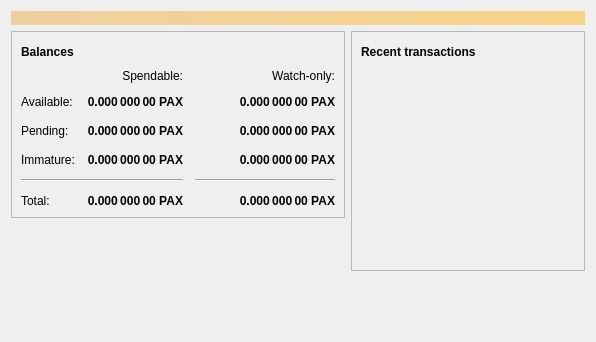
<?xml version="1.0" encoding="UTF-8"?>
<ui version="4.0">
 <class>OverviewPage</class>
 <widget class="QWidget" name="OverviewPage">
  <property name="geometry">
   <rect>
    <x>0</x>
    <y>0</y>
    <width>596</width>
    <height>342</height>
   </rect>
  </property>
  <property name="windowTitle">
   <string>Form</string>
  </property>
  <layout class="QVBoxLayout" name="topLayout">
   <item>
    <widget class="QLabel" name="labelAlerts">
     <property name="visible">
      <bool>false</bool>
     </property>
     <property name="styleSheet">
      <string notr="true">QLabel { background-color: qlineargradient(x1: 0, y1: 0, x2: 1, y2: 0, stop:0 #F0D0A0, stop:1 #F8D488); color:#000000; }</string>
     </property>
     <property name="wordWrap">
      <bool>true</bool>
     </property>
     <property name="margin">
      <number>3</number>
     </property>
     <property name="textInteractionFlags">
      <set>Qt::TextSelectableByMouse</set>
     </property>
    </widget>
   </item>
   <item>
    <layout class="QHBoxLayout" name="horizontalLayout" stretch="1,1">
     <item>
      <layout class="QVBoxLayout" name="verticalLayout_2">
       <item>
        <widget class="QFrame" name="frame">
         <property name="frameShape">
          <enum>QFrame::StyledPanel</enum>
         </property>
         <property name="frameShadow">
          <enum>QFrame::Raised</enum>
         </property>
         <layout class="QVBoxLayout" name="verticalLayout_4">
          <item>
           <layout class="QHBoxLayout" name="horizontalLayout_4">
            <item>
             <widget class="QLabel" name="label_5">
              <property name="font">
               <font>
                <weight>75</weight>
                <bold>true</bold>
               </font>
              </property>
              <property name="text">
               <string>Balances</string>
              </property>
             </widget>
            </item>
            <item>
             <widget class="QPushButton" name="labelWalletStatus">
              <property name="enabled">
               <bool>true</bool>
              </property>
              <property name="maximumSize">
               <size>
                <width>30</width>
                <height>16777215</height>
               </size>
              </property>
              <property name="toolTip">
               <string>The displayed information may be out of date. Your wallet automatically synchronizes with the Paxcoin network after a connection is established, but this process has not completed yet.</string>
              </property>
              <property name="text">
               <string/>
              </property>
              <property name="icon">
               <iconset resource="../bitcoin.qrc">
                <normaloff>:/icons/warning</normaloff>
                <disabledoff>:/icons/warning</disabledoff>:/icons/warning</iconset>
              </property>
              <property name="iconSize">
               <size>
                <width>24</width>
                <height>24</height>
               </size>
              </property>
              <property name="flat">
               <bool>true</bool>
              </property>
             </widget>
            </item>
            <item>
             <spacer name="horizontalSpacer_3">
              <property name="orientation">
               <enum>Qt::Horizontal</enum>
              </property>
              <property name="sizeHint" stdset="0">
               <size>
                <width>40</width>
                <height>20</height>
               </size>
              </property>
             </spacer>
            </item>
           </layout>
          </item>
          <item>
           <layout class="QGridLayout" name="gridLayout">
            <property name="spacing">
             <number>12</number>
            </property>
            <item row="2" column="2">
             <widget class="QLabel" name="labelWatchPending">
              <property name="font">
               <font>
                <weight>75</weight>
                <bold>true</bold>
               </font>
              </property>
              <property name="cursor">
               <cursorShape>IBeamCursor</cursorShape>
              </property>
              <property name="toolTip">
               <string>Unconfirmed transactions to watch-only addresses</string>
              </property>
              <property name="text">
               <string notr="true">0.000 000 00 PAX</string>
              </property>
              <property name="alignment">
               <set>Qt::AlignRight|Qt::AlignTrailing|Qt::AlignVCenter</set>
              </property>
              <property name="textInteractionFlags">
               <set>Qt::LinksAccessibleByMouse|Qt::TextSelectableByKeyboard|Qt::TextSelectableByMouse</set>
              </property>
             </widget>
            </item>
            <item row="2" column="1">
             <widget class="QLabel" name="labelUnconfirmed">
              <property name="font">
               <font>
                <weight>75</weight>
                <bold>true</bold>
               </font>
              </property>
              <property name="cursor">
               <cursorShape>IBeamCursor</cursorShape>
              </property>
              <property name="toolTip">
               <string>Total of transactions that have yet to be confirmed, and do not yet count toward the spendable balance</string>
              </property>
              <property name="text">
               <string notr="true">0.000 000 00 PAX</string>
              </property>
              <property name="alignment">
               <set>Qt::AlignRight|Qt::AlignTrailing|Qt::AlignVCenter</set>
              </property>
              <property name="textInteractionFlags">
               <set>Qt::LinksAccessibleByMouse|Qt::TextSelectableByKeyboard|Qt::TextSelectableByMouse</set>
              </property>
             </widget>
            </item>
            <item row="3" column="2">
             <widget class="QLabel" name="labelWatchImmature">
              <property name="font">
               <font>
                <weight>75</weight>
                <bold>true</bold>
               </font>
              </property>
              <property name="cursor">
               <cursorShape>IBeamCursor</cursorShape>
              </property>
              <property name="toolTip">
               <string>Mined balance in watch-only addresses that has not yet matured</string>
              </property>
              <property name="text">
               <string notr="true">0.000 000 00 PAX</string>
              </property>
              <property name="alignment">
               <set>Qt::AlignRight|Qt::AlignTrailing|Qt::AlignVCenter</set>
              </property>
              <property name="textInteractionFlags">
               <set>Qt::LinksAccessibleByMouse|Qt::TextSelectableByKeyboard|Qt::TextSelectableByMouse</set>
              </property>
             </widget>
            </item>
            <item row="4" column="0" colspan="2">
             <widget class="Line" name="line">
              <property name="orientation">
               <enum>Qt::Horizontal</enum>
              </property>
             </widget>
            </item>
            <item row="4" column="2">
             <widget class="Line" name="lineWatchBalance">
              <property name="sizePolicy">
               <sizepolicy hsizetype="Preferred" vsizetype="Fixed">
                <horstretch>0</horstretch>
                <verstretch>0</verstretch>
               </sizepolicy>
              </property>
              <property name="minimumSize">
               <size>
                <width>140</width>
                <height>0</height>
               </size>
              </property>
              <property name="orientation">
               <enum>Qt::Horizontal</enum>
              </property>
             </widget>
            </item>
            <item row="5" column="0">
             <widget class="QLabel" name="labelTotalText">
              <property name="text">
               <string>Total:</string>
              </property>
             </widget>
            </item>
            <item row="3" column="1">
             <widget class="QLabel" name="labelImmature">
              <property name="font">
               <font>
                <weight>75</weight>
                <bold>true</bold>
               </font>
              </property>
              <property name="cursor">
               <cursorShape>IBeamCursor</cursorShape>
              </property>
              <property name="toolTip">
               <string>Mined balance that has not yet matured</string>
              </property>
              <property name="text">
               <string notr="true">0.000 000 00 PAX</string>
              </property>
              <property name="alignment">
               <set>Qt::AlignRight|Qt::AlignTrailing|Qt::AlignVCenter</set>
              </property>
              <property name="textInteractionFlags">
               <set>Qt::LinksAccessibleByMouse|Qt::TextSelectableByKeyboard|Qt::TextSelectableByMouse</set>
              </property>
             </widget>
            </item>
            <item row="2" column="3">
             <spacer name="horizontalSpacer_2">
              <property name="orientation">
               <enum>Qt::Horizontal</enum>
              </property>
              <property name="sizeHint" stdset="0">
               <size>
                <width>40</width>
                <height>20</height>
               </size>
              </property>
             </spacer>
            </item>
            <item row="3" column="0">
             <widget class="QLabel" name="labelImmatureText">
              <property name="text">
               <string>Immature:</string>
              </property>
             </widget>
            </item>
            <item row="5" column="1">
             <widget class="QLabel" name="labelTotal">
              <property name="font">
               <font>
                <weight>75</weight>
                <bold>true</bold>
               </font>
              </property>
              <property name="cursor">
               <cursorShape>IBeamCursor</cursorShape>
              </property>
              <property name="toolTip">
               <string>Your current total balance</string>
              </property>
              <property name="text">
               <string notr="true">0.000 000 00 PAX</string>
              </property>
              <property name="alignment">
               <set>Qt::AlignRight|Qt::AlignTrailing|Qt::AlignVCenter</set>
              </property>
              <property name="textInteractionFlags">
               <set>Qt::LinksAccessibleByMouse|Qt::TextSelectableByKeyboard|Qt::TextSelectableByMouse</set>
              </property>
             </widget>
            </item>
            <item row="5" column="2">
             <widget class="QLabel" name="labelWatchTotal">
              <property name="font">
               <font>
                <weight>75</weight>
                <bold>true</bold>
               </font>
              </property>
              <property name="cursor">
               <cursorShape>IBeamCursor</cursorShape>
              </property>
              <property name="toolTip">
               <string>Current total balance in watch-only addresses</string>
              </property>
              <property name="text">
               <string notr="true">0.000 000 00 PAX</string>
              </property>
              <property name="alignment">
               <set>Qt::AlignRight|Qt::AlignTrailing|Qt::AlignVCenter</set>
              </property>
              <property name="textInteractionFlags">
               <set>Qt::LinksAccessibleByMouse|Qt::TextSelectableByKeyboard|Qt::TextSelectableByMouse</set>
              </property>
             </widget>
            </item>
            <item row="0" column="2">
             <widget class="QLabel" name="labelWatchonly">
              <property name="text">
               <string>Watch-only:</string>
              </property>
              <property name="alignment">
               <set>Qt::AlignRight|Qt::AlignTrailing|Qt::AlignVCenter</set>
              </property>
             </widget>
            </item>
            <item row="1" column="0">
             <widget class="QLabel" name="labelBalanceText">
              <property name="text">
               <string>Available:</string>
              </property>
             </widget>
            </item>
            <item row="1" column="1">
             <widget class="QLabel" name="labelBalance">
              <property name="font">
               <font>
                <weight>75</weight>
                <bold>true</bold>
               </font>
              </property>
              <property name="cursor">
               <cursorShape>IBeamCursor</cursorShape>
              </property>
              <property name="toolTip">
               <string>Your current spendable balance</string>
              </property>
              <property name="text">
               <string notr="true">0.000 000 00 PAX</string>
              </property>
              <property name="alignment">
               <set>Qt::AlignRight|Qt::AlignTrailing|Qt::AlignVCenter</set>
              </property>
              <property name="textInteractionFlags">
               <set>Qt::LinksAccessibleByMouse|Qt::TextSelectableByKeyboard|Qt::TextSelectableByMouse</set>
              </property>
             </widget>
            </item>
            <item row="1" column="2">
             <widget class="QLabel" name="labelWatchAvailable">
              <property name="font">
               <font>
                <weight>75</weight>
                <bold>true</bold>
               </font>
              </property>
              <property name="cursor">
               <cursorShape>IBeamCursor</cursorShape>
              </property>
              <property name="toolTip">
               <string>Your current balance in watch-only addresses</string>
              </property>
              <property name="text">
               <string notr="true">0.000 000 00 PAX</string>
              </property>
              <property name="alignment">
               <set>Qt::AlignRight|Qt::AlignTrailing|Qt::AlignVCenter</set>
              </property>
              <property name="textInteractionFlags">
               <set>Qt::LinksAccessibleByMouse|Qt::TextSelectableByKeyboard|Qt::TextSelectableByMouse</set>
              </property>
             </widget>
            </item>
            <item row="2" column="0">
             <widget class="QLabel" name="labelPendingText">
              <property name="text">
               <string>Pending:</string>
              </property>
             </widget>
            </item>
            <item row="0" column="1">
             <widget class="QLabel" name="labelSpendable">
              <property name="text">
               <string>Spendable:</string>
              </property>
              <property name="alignment">
               <set>Qt::AlignRight|Qt::AlignTrailing|Qt::AlignVCenter</set>
              </property>
             </widget>
            </item>
           </layout>
          </item>
         </layout>
        </widget>
       </item>
       <item>
        <spacer name="verticalSpacer">
         <property name="orientation">
          <enum>Qt::Vertical</enum>
         </property>
         <property name="sizeHint" stdset="0">
          <size>
           <width>20</width>
           <height>40</height>
          </size>
         </property>
        </spacer>
       </item>
      </layout>
     </item>
     <item>
      <layout class="QVBoxLayout" name="verticalLayout_3">
       <item>
        <widget class="QFrame" name="frame_2">
         <property name="frameShape">
          <enum>QFrame::StyledPanel</enum>
         </property>
         <property name="frameShadow">
          <enum>QFrame::Raised</enum>
         </property>
         <layout class="QVBoxLayout" name="verticalLayout">
          <item>
           <layout class="QHBoxLayout" name="horizontalLayout_2">
            <item>
             <widget class="QLabel" name="label_4">
              <property name="font">
               <font>
                <weight>75</weight>
                <bold>true</bold>
               </font>
              </property>
              <property name="text">
               <string>Recent transactions</string>
              </property>
             </widget>
            </item>
            <item>
             <widget class="QPushButton" name="labelTransactionsStatus">
              <property name="enabled">
               <bool>true</bool>
              </property>
              <property name="maximumSize">
               <size>
                <width>30</width>
                <height>16777215</height>
               </size>
              </property>
              <property name="toolTip">
               <string>The displayed information may be out of date. Your wallet automatically synchronizes with the Paxcoin network after a connection is established, but this process has not completed yet.</string>
              </property>
              <property name="text">
               <string/>
              </property>
              <property name="icon">
               <iconset resource="../bitcoin.qrc">
                <normaloff>:/icons/warning</normaloff>
                <disabledoff>:/icons/warning</disabledoff>:/icons/warning</iconset>
              </property>
              <property name="iconSize">
               <size>
                <width>24</width>
                <height>24</height>
               </size>
              </property>
              <property name="flat">
               <bool>true</bool>
              </property>
             </widget>
            </item>
            <item>
             <spacer name="horizontalSpacer">
              <property name="orientation">
               <enum>Qt::Horizontal</enum>
              </property>
              <property name="sizeHint" stdset="0">
               <size>
                <width>40</width>
                <height>20</height>
               </size>
              </property>
             </spacer>
            </item>
           </layout>
          </item>
          <item>
           <widget class="QListView" name="listTransactions">
            <property name="styleSheet">
             <string notr="true">QListView { background: transparent; }</string>
            </property>
            <property name="frameShape">
             <enum>QFrame::NoFrame</enum>
            </property>
            <property name="verticalScrollBarPolicy">
             <enum>Qt::ScrollBarAlwaysOff</enum>
            </property>
            <property name="horizontalScrollBarPolicy">
             <enum>Qt::ScrollBarAlwaysOff</enum>
            </property>
            <property name="selectionMode">
             <enum>QAbstractItemView::NoSelection</enum>
            </property>
           </widget>
          </item>
         </layout>
        </widget>
       </item>
       <item>
        <spacer name="verticalSpacer_2">
         <property name="orientation">
          <enum>Qt::Vertical</enum>
         </property>
         <property name="sizeHint" stdset="0">
          <size>
           <width>20</width>
           <height>40</height>
          </size>
         </property>
        </spacer>
       </item>
      </layout>
     </item>
    </layout>
   </item>
  </layout>
 </widget>
 <resources/>
 <connections/>
</ui>
